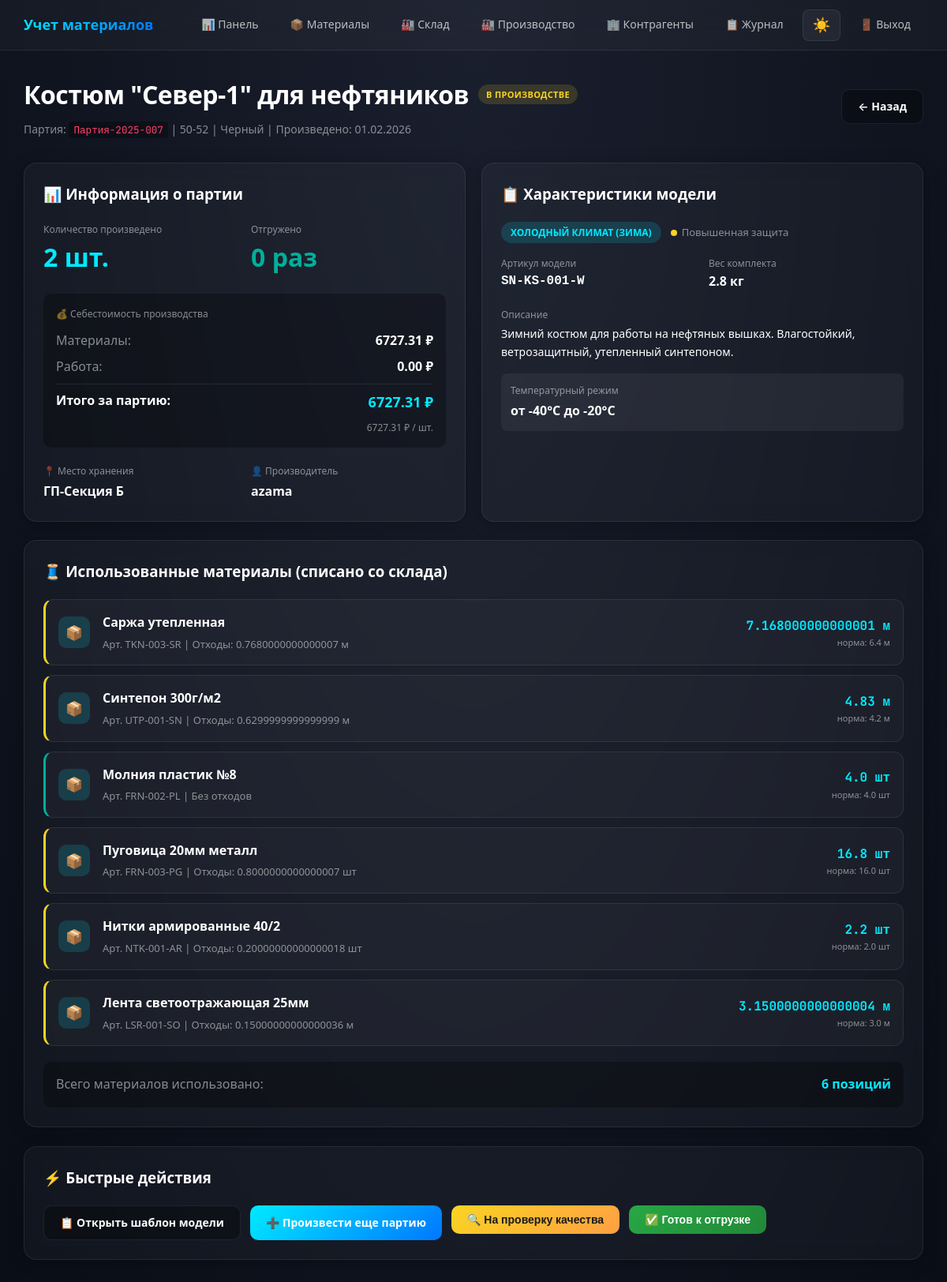
Page /production/products/7/ (signed in) on the committed database.
### production/models.py (models this page shows, shortened)
class Product(models.Model):
    STATUS_CHOICES = [
        ('in_production', 'В производстве'),
        ('quality_check', 'Проверка качества'),
        ('ready', 'Готов к отгрузке'),
        ('shipped', 'Отгружен'),
    ]
    template = models.ForeignKey(ProductTemplate, on_delete=models.CASCADE, related_name='products')
    batch_number = models.CharField(max_length=50, unique=True, help_text="Номер партии производства")
    size = models.CharField(max_length=20)
    color = models.CharField(max_length=50)
    serial_number = models.CharField(max_length=100, unique=True, blank=True, null=True)
    quantity_produced = models.PositiveIntegerField(default=1)
    production_date = models.DateField()
    produced_by = models.ForeignKey(User, on_delete=models.SET_NULL, null=True, related_name='produced_products')
    status = models.CharField(max_length=20, choices=STATUS_CHOICES, default='in_production')
    warehouse_location = models.CharField(max_length=50, blank=True, help_text="Место хранения на складе готовой продукции")
    material_cost = models.DecimalField(max_digits=12, decimal_places=2, default=0)
    labor_cost = models.DecimalField(max_digits=12, decimal_places=2, default=0)
    total_cost = models.DecimalField(max_digits=12, decimal_places=2, default=0)
    markup_percent = models.DecimalField(
        max_digits=5,
        decimal_places=2,
        default=20.00,
        verbose_name="Наценка %",
        help_text="Процент наценки на готовую продукцию"
    )
    selling_price = models.DecimalField(
        max_digits=12,
        decimal_places=2,
        default=0,
        verbose_name="Цена продажи за штуку",
        help_text="Цена с учетом наценки"
    )
    created_at = models.DateTimeField(auto_now_add=True)
    updated_at = models.DateTimeField(auto_now=True)
    class Meta:
        ordering = ['-production_date', 'batch_number']
        verbose_name = 'Готовая продукция'
        verbose_name_plural = 'Готовая продукция'

class ProductTemplate(models.Model):
    PROTECTION_LEVELS = [
        ('basic', 'Базовая защита'),
        ('standard', 'Стандартная защита'),
        ('high', 'Повышенная защита'),
        ('max', 'Максимальная защита'),
    ]
    name = models.CharField(max_length=255, help_text="Например: Костюм нефтяника зимний")
    article = models.CharField(max_length=100, unique=True)
    category = models.ForeignKey(ProductCategory, on_delete=models.CASCADE, related_name='templates')
    protection_level = models.CharField(max_length=20, choices=PROTECTION_LEVELS, default='standard')
    description = models.TextField(blank=True)
    weight_kg = models.FloatField(validators=[MinValueValidator(0)], help_text="Вес комплекта в кг")
    sizes_available = models.CharField(max_length=255, default="44-46, 48-50, 52-54, 56-58, 60-62")
    colors_available = models.CharField(max_length=255, default="Темно-синий, Оранжевый, Красный")
    image = models.ImageField(upload_to='products/templates/', blank=True, null=True)
    technical_drawing = models.ImageField(upload_to='products/drawings/', blank=True, null=True)
    created_at = models.DateTimeField(auto_now_add=True)
    is_active = models.BooleanField(default=True)
    class Meta:
        ordering = ['category', 'name']
        verbose_name = 'Шаблон изделия'
        verbose_name_plural = 'Шаблоны изделий'

class ProductCategory(models.Model):
    CLIMATE_CHOICES = [
        ('cold', 'Холодный климат (зима)'),
        ('moderate', 'Умеренный климат (демисезон)'),
        ('hot', 'Жаркий климат (лето)'),
        ('extreme', 'Экстремальные условия'),
    ]
    name = models.CharField(max_length=100)
    climate_type = models.CharField(max_length=20, choices=CLIMATE_CHOICES)
    description = models.TextField(blank=True)
    temperature_range = models.CharField(max_length=50, help_text="Например: от -40°C до -20°C")
    class Meta:
        verbose_name = 'Категория спецодежды'
        verbose_name_plural = 'Категории спецодежды'
        ordering = ['climate_type', 'name']

class MaterialConsumption(models.Model):
    product = models.ForeignKey(Product, on_delete=models.CASCADE, related_name='material_consumptions')
    material = models.ForeignKey(Material, on_delete=models.CASCADE)
    quantity_required = models.FloatField(help_text="Требовалось по норме")
    quantity_used = models.FloatField(help_text="Фактически использовано")
    quantity_waste = models.FloatField(default=0, help_text="Отходы/брак")
    created_at = models.DateTimeField(auto_now_add=True)
    class Meta:
        verbose_name = 'Расход материала'
        verbose_name_plural = 'Расход материалов'

### warehouse/models.py (models this page shows, shortened)
class Material(models.Model):
    name = models.CharField(max_length=255)
    article = models.CharField(max_length=100, unique=True)
    description = models.TextField(blank=True)
    unit = models.CharField(max_length=50, default='м')
    quantity = models.FloatField(default=0, validators=[MinValueValidator(0)])
    min_stock = models.FloatField(default=10)
    image = models.ImageField(upload_to='materials/', blank=True, null=True)
    price_per_unit = models.DecimalField(
        max_digits=12,
        decimal_places=2,
        default=0,
        verbose_name="Цена за единицу",
        help_text="Цена за метр, кг или штуку"
    )
    section = models.ForeignKey(
        'Section',  # Используем строку для ленивой загрузки
        on_delete=models.CASCADE,
        related_name='materials',
        null=True,
        blank=True
    )
    contractor = models.ForeignKey(
        'Contractor',
        on_delete=models.SET_NULL,
        null=True,
        blank=True
    )
    created_at = models.DateTimeField(auto_now_add=True, null=True)
    updated_at = models.DateTimeField(auto_now=True)
    color = models.CharField(max_length=100, blank=True)
    width = models.FloatField(null=True, blank=True)
    density = models.FloatField(null=True, blank=True)
    composition = models.CharField(max_length=255, blank=True)
    class Meta:
        ordering = ['-created_at']
    contractor = models.ForeignKey(
        'Contractor',
        on_delete=models.SET_NULL,
        null=True,
        blank=True
    )
    created_at = models.DateTimeField(auto_now_add=True, null=True)
    updated_at = models.DateTimeField(auto_now=True)
    color = models.CharField(max_length=100, blank=True)
    width = models.FloatField(null=True, blank=True)
    density = models.FloatField(null=True, blank=True)
    composition = models.CharField(max_length=255, blank=True)
    class Meta:
        ordering = ['-created_at']

### production/views.py (the view, shortened to what this page needs)
# urls.py: path('products/<int:pk>/', views.product_detail, name='product_detail'),
@login_required
def product_detail(request, pk):
    product = get_object_or_404(
        Product.objects.select_related('template', 'template__category', 'produced_by'),
        pk=pk
    )
    consumptions = product.material_consumptions.select_related('material').all()
    shipments = product.shipments.select_related('shipped_to').all()
    return render(request, 'production/product_detail.html', {
        'product': product,
        'consumptions': consumptions,
        'shipments': shipments,
    })

### production/templates/production/product_detail.html (shortened to what this page needs)
{% extends "production/base_production.html" %}
{% block content %}
<div class="page-header">
    <div>
        <div style="display: flex; align-items: center; gap: 12px; margin-bottom: 8px;">
            <h1 class="page-title">{{ product.template.name }}</h1>
            <span class="badge badge-{% if product.status == 'ready' %}success{% elif product.status == 'in_production' %}warning{% elif product.status == 'shipped' %}primary{% else %}secondary{% endif %}">
                {{ product.get_status_display }}
            </span>
        </div>
        <p class="page-subtitle">
            Партия: <code>{{ product.batch_number }}</code> |
            {{ product.size }} | {{ product.color }} |
            Произведено: {{ product.production_date|date:"d.m.Y" }}
        </p>
    </div>
    <div class="flex gap-2">
        <a href="{% url 'product_list' %}" class="btn btn-secondary">← Назад</a>
    </div>
</div>
<div class="grid-2">
    <div class="card">
        <h3 style="margin-bottom: 20px;">📊 Информация о партии</h3>
        <div style="display: grid; grid-template-columns: repeat(2, 1fr); gap: 16px; margin-bottom: 20px;">
            <div>
                <div style="font-size: 12px; color: var(--text-muted);">Количество произведено</div>
                <div style="font-size: 32px; font-weight: 700; color: var(--primary);">{{ product.quantity_produced }} шт.</div>
            </div>
            <div>
                <div style="font-size: 12px; color: var(--text-muted);">Отгружено</div>
                <div style="font-size: 32px; font-weight: 700; color: var(--success);">
                    {{ shipments|length }} раз
                </div>
            </div>
        </div>
        <div style="padding: 16px; background: var(--bg-input); border-radius: 10px; margin-bottom: 20px;">
            <div style="font-size: 12px; color: var(--text-muted); margin-bottom: 12px;">💰 Себестоимость производства</div>
            <div style="display: flex; justify-content: space-between; margin-bottom: 8px;">
                <span style="color: var(--text-muted);">Материалы:</span>
                <span style="font-weight: 600;">{{ product.material_cost }} ₽</span>
            </div>
            <div style="display: flex; justify-content: space-between; margin-bottom: 8px;">
                <span style="color: var(--text-muted);">Работа:</span>
                <span style="font-weight: 600;">{{ product.labor_cost }} ₽</span>
            </div>
            <div style="display: flex; justify-content: space-between; padding-top: 8px; border-top: 1px solid var(--border);">
                <span style="font-weight: 600;">Итого за партию:</span>
                <span style="font-weight: 700; color: var(--primary); font-size: 18px;">{{ product.total_cost }} ₽</span>
            </div>
            {% if product.quantity_produced > 0 %}
            <div style="margin-top: 8px; font-size: 12px; color: var(--text-muted); text-align: right;">
                {{ product.total_cost|floatformat:2 }} ₽ / шт.
            </div>
            {% endif %}
        </div>
        <div style="display: grid; grid-template-columns: repeat(2, 1fr); gap: 16px;">
            <div>
                <div style="font-size: 12px; color: var(--text-muted); margin-bottom: 4px;">📍 Место хранения</div>
                <div style="font-weight: 600;">{{ product.warehouse_location|default:"—" }}</div>
            </div>
            <div>
                <div style="font-size: 12px; color: var(--text-muted); margin-bottom: 4px;">👤 Производитель</div>
                <div style="font-weight: 600;">{{ product.produced_by.get_full_name|default:product.produced_by.username }}</div>
            </div>
        </div>
    </div>
    <div class="card">
        <h3 style="margin-bottom: 20px;">📋 Характеристики модели</h3>
        <div style="display: flex; align-items: center; gap: 12px; margin-bottom: 16px;">
            <span class="climate-badge climate-{{ product.template.category.climate_type }}">
                {{ product.template.category.get_climate_type_display }}
            </span>
            <span class="protection-level protection-{{ product.template.protection_level }}">
                {{ product.template.get_protection_level_display }}
            </span>
        </div>
        <div style="display: grid; grid-template-columns: repeat(2, 1fr); gap: 16px; margin-bottom: 20px;">
            <div>
                <div style="font-size: 12px; color: var(--text-muted);">Артикул модели</div>
                <div style="font-weight: 600; font-family: monospace;">{{ product.template.article }}</div>
            </div>
            <div>
                <div style="font-size: 12px; color: var(--text-muted);">Вес комплекта</div>
                <div style="font-weight: 600;">{{ product.template.weight_kg }} кг</div>
            </div>
        </div>
        {% if product.template.description %}
        <div style="margin-bottom: 16px;">
            <div style="font-size: 12px; color: var(--text-muted); margin-bottom: 4px;">Описание</div>
            <div style="font-size: 14px; line-height: 1.6;">{{ product.template.description }}</div>
        </div>
        {% endif %}
        <div style="padding: 12px; background: var(--bg-hover); border-radius: 8px;">
            <div style="font-size: 12px; color: var(--text-muted); margin-bottom: 4px;">Температурный режим</div>
            <div style="font-weight: 600;">{{ product.template.category.temperature_range }}</div>
        </div>
    </div>
</div>
<div class="card" style="margin-top: 24px;">
    <h3 style="margin-bottom: 20px;">🧵 Использованные материалы (списано со склада)</h3>
    {% if consumptions %}
    <div class="operation-list">
        {% for cons in consumptions %}
        <div class="operation-item" style="{% if cons.quantity_waste > 0 %}border-left: 3px solid var(--warning);{% else %}border-left: 3px solid var(--success);{% endif %}">
            <div class="operation-icon" style="background: rgba(0, 234, 255, 0.15);">📦</div>
            <div class="operation-content" style="flex: 2;">
                <div class="operation-title">{{ cons.material.name }}</div>
                <div class="operation-meta">
                    Арт. {{ cons.material.article }} |
                    {% if cons.quantity_waste > 0 %}
                    Отходы: {{ cons.quantity_waste }} {{ cons.material.unit }}
                    {% else %}
                    Без отходов
                    {% endif %}
                </div>
            </div>
            <div style="text-align: right;">
                <div class="operation-quantity" style="color: var(--primary); font-size: 16px;">
                    {{ cons.quantity_used }} {{ cons.material.unit }}
                </div>
                <div style="font-size: 11px; color: var(--text-muted);">
                    норма: {{ cons.quantity_required }} {{ cons.material.unit }}
                </div>
            </div>
        </div>
        {% endfor %}
    </div>
    <div style="margin-top: 20px; padding: 16px; background: var(--bg-input); border-radius: 10px;">
        <div style="display: flex; justify-content: space-between; align-items: center;">
            <span style="color: var(--text-muted);">Всего материалов использовано:</span>
            <span style="font-weight: 700; color: var(--primary);">{{ consumptions.count }} позиций</span>
        </div>
    </div>
    {% else %}
    <div class="empty-state" style="padding: 40px;">
        <div class="empty-state-icon">📭</div>
        <p>Нет данных о расходе материалов</p>
    </div>
    {% endif %}
</div>
<div class="card" style="margin-top: 24px;">
    <h3 style="margin-bottom: 20px;">⚡ Быстрые действия</h3>
    <div style="display: flex; gap: 12px; flex-wrap: wrap;">
        <a href="{% url 'template_detail' product.template.id %}" class="btn btn-secondary">
            📋 Открыть шаблон модели
        </a>
        <a href="{% url 'production_order_create' %}" class="btn btn-primary">
            ➕ Произвести еще партию
        </a>
   {% if product.status == 'in_production' %}
<div style="display: flex; gap: 12px; flex-wrap: wrap;">
    <form method="post" style="display: inline;">
        <button type="submit" name="action" value="set_quality_check" class="btn btn-quality-check" onclick="return confirm('Отправить на проверку качества?');">
    🔍 На проверку качества
</button>
    </form>
    <form method="post" style="display: inline;">
        <button type="submit" name="action" value="set_ready" class="btn btn-success" onclick="return confirm('Перевести в статус Готов к отгрузке?');">
            ✅ Готов к отгрузке
        </button>
    </form>
</div>
{% endif %}
    </div>
</div>
{% endblock %}

### rows in the picture
Product: template.name "Костюм \"Север-1\" для нефтяников", status "В ПРОИЗВОДСТВЕ", batch_number "Партия-2025-007", size "50-52", color "Черный", production_date "01.02.2026", quantity_produced "2", material_cost "6727.31", labor_cost "0.00", total_cost "6727.31", warehouse_location "ГП-Секция Б", produced_by.get_full_name "azama", template.category.climate_type "ХОЛОДНЫЙ КЛИМАТ (ЗИМА)", template.protection_level "Повышенная защита", template.article "SN-KS-001-W", template.weight_kg "2.8", template.description "Зимний костюм для работы на нефтяных вышках. Влагостойкий, ветрозащитный, утепленный синтепоном.", template.category.temperature_range "от -40°C до -20°C"
MaterialConsumption: material.name "Саржа утепленная", material.article "TKN-003-SR", quantity_waste "0.7680000000000007", material.unit "м", quantity_used "7.168000000000001", quantity_required "6.4"
MaterialConsumption: material.name "Синтепон 300г/м2", material.article "UTP-001-SN", quantity_waste "0.6299999999999999", material.unit "м", quantity_used "4.83", quantity_required "4.2"
MaterialConsumption: material.name "Молния пластик №8", material.article "FRN-002-PL", quantity_waste "Без отходов", quantity_used "4.0", material.unit "шт", quantity_required "4.0"
MaterialConsumption: material.name "Пуговица 20мм металл", material.article "FRN-003-PG", quantity_waste "0.8000000000000007", material.unit "шт", quantity_used "16.8", quantity_required "16.0"
MaterialConsumption: material.name "Нитки армированные 40/2", material.article "NTK-001-AR", quantity_waste "0.20000000000000018", material.unit "шт", quantity_used "2.2", quantity_required "2.0"
MaterialConsumption: material.name "Лента светоотражающая 25мм", material.article "LSR-001-SO", quantity_waste "0.15000000000000036", material.unit "м", quantity_used "3.1500000000000004", quantity_required "3.0"

### other values in the picture
{{ shipments|length }} "0"
{{ consumptions.count }} "6"
